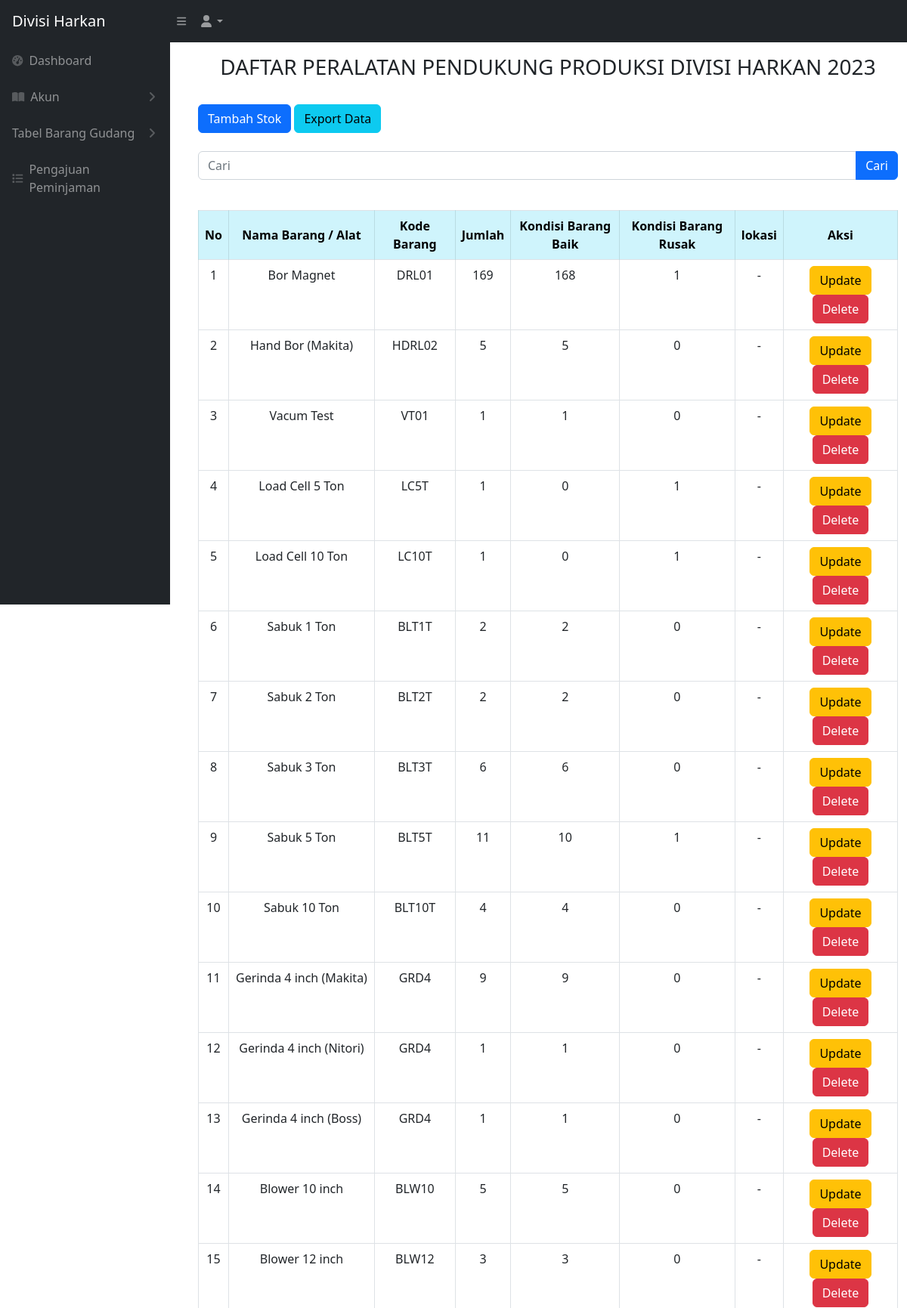
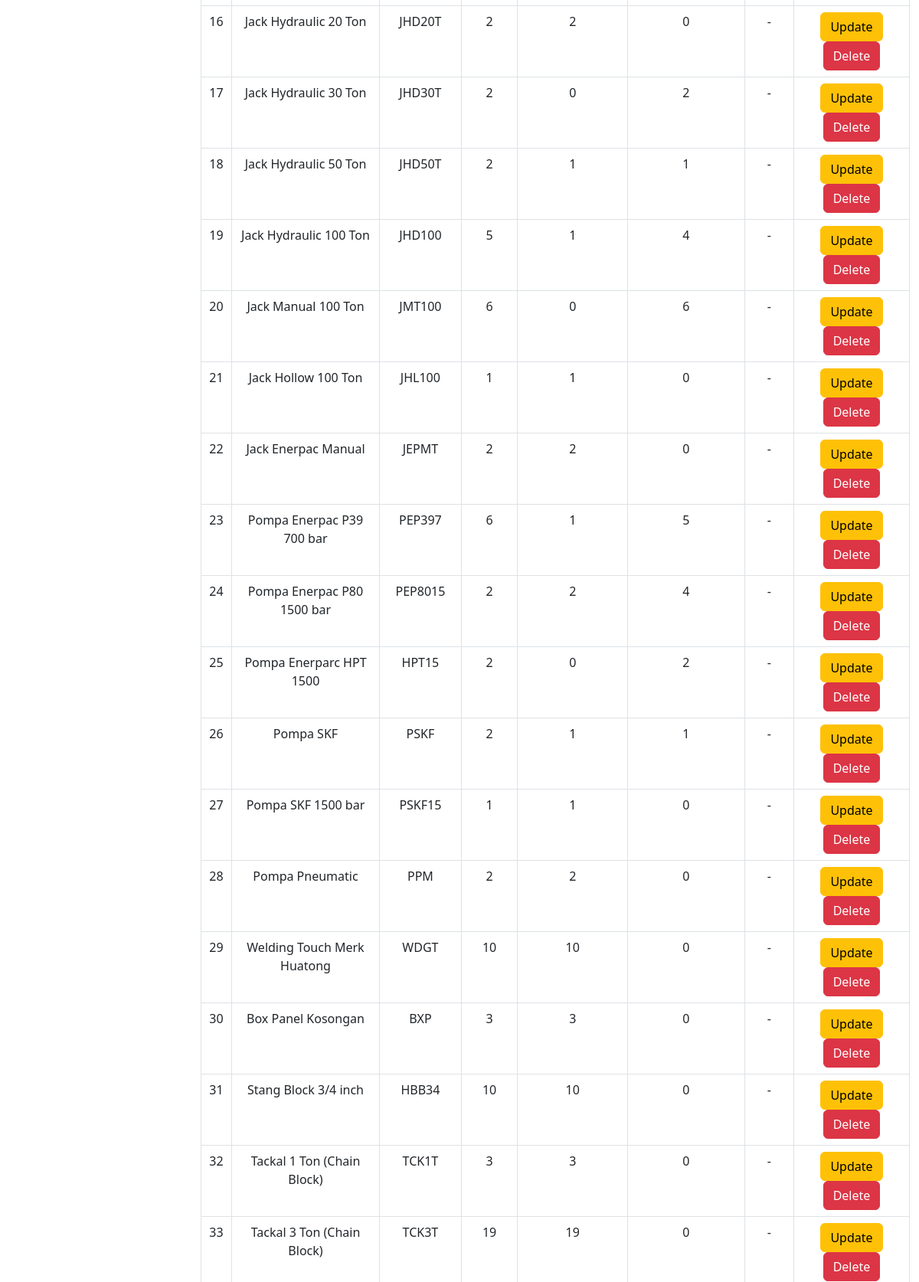
Page /alat_produksi.php (signed in, upper part) on the committed database (2 pictures, top to bottom).
### tables this page shows
CREATE TABLE `alat_produksi` (
  `idbarang` int(11) NOT NULL,
  `namabarang` varchar(512) NOT NULL,
  `kodebarang` varchar(100) NOT NULL,
  `kategoribarang` varchar(512) NOT NULL,
  `jumlah` int(11) NOT NULL,
  `baik` int(11) NOT NULL,
  `rusak` int(11) NOT NULL,
  `lokasi` varchar(512) NOT NULL,
  `kategori_id` int(11) NOT NULL
);

### alat_produksi.php (the view, shortened to what this page needs)
<?php
require 'controller/koneksi.php';
$query = "SELECT * FROM alat_produksi";
?>
<!DOCTYPE html>
<html lang="en">
<head>
    <link href="css/styles.css" rel="stylesheet" />
</head>
<?php include 'sidebar.php' ?>
<br>
<br>
<body>
    <main id="main-content" class="<?= isset($_GET['sidebarClosed']) ? '' : 'main-with-sidebar' ?>">
        <div class="container-fluid px-4">
            <h3 class="mt-4 text-center">DAFTAR PERALATAN PENDUKUNG PRODUKSI DIVISI HARKAN 2023</h3>
        </div>
        <br>
        <div class="container -fluid">
            <div class="card-mb-4">
                <button type="button" class="btn btn-primary" data-bs-toggle="modal" data-bs-target="#myModal">
                    Tambah Stok
                </button>
                <a href="export.php" class="btn btn-info">Export Data</a>
                <br>
                <br>
                <form action="alat_produksi.php" method="GET">
                    <div class="input-group mb-3">
                        <input type="text" value="" class="form-control" placeholder="Cari" name="cari">
                        <button type="submit" class="btn btn-primary">Cari</button>
                    </div>
                </form>
                <br>
                <div class="card-body">
                    <div class="table table-responsive">
                        <table class="table table-bordered" id="dataTable" width="100" cellspacing="0">
                            <thead>
                                <tr>
                                    <th class="table-info text-center align-middle">No</th>
                                    <th class="table-info text-center align-middle">Nama Barang / Alat</th>
                                    <th class="table-info text-center align-middle">Kode Barang</th>
                                    <th class="table-info text-center align-middle">Jumlah</th>
                                    <th class="table-info text-center align-middle">Kondisi Barang Baik</th>
                                    <th class="table-info text-center align-middle">Kondisi Barang Rusak</th>
                                    <th class="table-info text-center align-middle">lokasi</th>
                                    <th class="table-info text-center align-middle">Aksi</th>
                                </tr>
                            </thead>
                            <tbody>
                                <?php
                                $i = 1;
                                $ambilsemuadatabarang = mysqli_query($conn, $query);
                                while ($data = mysqli_fetch_array($ambilsemuadatabarang)) {
                                    $namabarang = $data['namabarang'];
                                    $kodebarang = $data['kodebarang'];
                                    $jumlah = $data['jumlah'];
                                    $barangbaik = $data['baik'];
                                    $barangrusak = $data['rusak'];
                                    $lokasi = $data['lokasi'];
                                    $idb = $data['idbarang'];
                                ?>
                                    <tr>
                                        <td style="text-align: center;"><?= $i++ ?></td>
                                        <td style="text-align: center;"><?= $namabarang ?></td>
                                        <td style="text-align: center;"><?= $kodebarang ?></td>
                                        <td style="text-align: center;"><?= $jumlah ?></td>
                                        <td style="text-align: center;"><?= $barangbaik ?></td>
                                        <td style="text-align: center;"><?= $barangrusak ?></td>
                                        <td style="text-align: center;"><?= $lokasi ?></td>
                                        <td style="text-align: center;">
                                            <button type="button" class="btn btn-warning" data-bs-toggle="modal" data-bs-target="#edit<?= $idb; ?>">
                                                Update
                                            </button>
                                            <button type="button" class="btn btn-danger" data-bs-toggle="modal" data-bs-target="#delete<?= $idb; ?>">
                                                Delete
                                            </button>
                                        </td>
                                    </tr>
                                <?php
                                };
                                ?>
                            </tbody>
                        </table>
    </main>
</body>
</html>

### rows in the picture
alat_produksi: namabarang "Bor Magnet", kodebarang "DRL01", jumlah "169", baik "168", rusak "1", lokasi "-"
alat_produksi: namabarang "Hand Bor (Makita)", kodebarang "HDRL02", jumlah "5", baik "5", rusak "0", lokasi "-"
alat_produksi: namabarang "Vacum Test", kodebarang "VT01", jumlah "1", baik "1", rusak "0", lokasi "-"
alat_produksi: namabarang "Load Cell 5 Ton", kodebarang "LC5T", jumlah "1", baik "0", rusak "1", lokasi "-"
alat_produksi: namabarang "Load Cell 10 Ton", kodebarang "LC10T", jumlah "1", baik "0", rusak "1", lokasi "-"
alat_produksi: namabarang "Sabuk 1 Ton", kodebarang "BLT1T", jumlah "2", baik "2", rusak "0", lokasi "-"
alat_produksi: namabarang "Sabuk 2 Ton", kodebarang "BLT2T", jumlah "2", baik "2", rusak "0", lokasi "-"
alat_produksi: namabarang "Sabuk 3 Ton", kodebarang "BLT3T", jumlah "6", baik "6", rusak "0", lokasi "-"
alat_produksi: namabarang "Sabuk 5 Ton", kodebarang "BLT5T", jumlah "11", baik "10", rusak "1", lokasi "-"
alat_produksi: namabarang "Sabuk 10 Ton", kodebarang "BLT10T", jumlah "4", baik "4", rusak "0", lokasi "-"
alat_produksi: namabarang "Gerinda 4 inch (Makita)", kodebarang "GRD4", jumlah "9", baik "9", rusak "0", lokasi "-"
alat_produksi: namabarang "Gerinda 4 inch (Nitori)", kodebarang "GRD4", jumlah "1", baik "1", rusak "0", lokasi "-"
alat_produksi: namabarang "Gerinda 4 inch (Boss)", kodebarang "GRD4", jumlah "1", baik "1", rusak "0", lokasi "-"
alat_produksi: namabarang "Blower 10 inch", kodebarang "BLW10", jumlah "5", baik "5", rusak "0", lokasi "-"
alat_produksi: namabarang "Blower 12 inch", kodebarang "BLW12", jumlah "3", baik "3", rusak "0", lokasi "-"
alat_produksi: namabarang "Jack Hydraulic 20 Ton", kodebarang "JHD20T", jumlah "2", baik "2", rusak "0", lokasi "-"
alat_produksi: namabarang "Jack Hydraulic 30 Ton", kodebarang "JHD30T", jumlah "2", baik "0", rusak "2", lokasi "-"
alat_produksi: namabarang "Jack Hydraulic 50 Ton", kodebarang "JHD50T", jumlah "2", baik "1", rusak "1", lokasi "-"
alat_produksi: namabarang "Jack Hydraulic 100 Ton", kodebarang "JHD100", jumlah "5", baik "1", rusak "4", lokasi "-"
alat_produksi: namabarang "Jack Manual 100 Ton", kodebarang "JMT100", jumlah "6", baik "0", rusak "6", lokasi "-"
alat_produksi: namabarang "Jack Hollow 100 Ton", kodebarang "JHL100", jumlah "1", baik "1", rusak "0", lokasi "-"
alat_produksi: namabarang "Jack Enerpac Manual", kodebarang "JEPMT", jumlah "2", baik "2", rusak "0", lokasi "-"
alat_produksi: namabarang "Pompa Enerpac P39 700 bar", kodebarang "PEP397", jumlah "6", baik "1", rusak "5", lokasi "-"
alat_produksi: namabarang "Pompa Enerpac P80 1500 bar", kodebarang "PEP8015", jumlah "2", baik "2", rusak "4", lokasi "-"
alat_produksi: namabarang "Pompa Enerparc HPT 1500", kodebarang "HPT15", jumlah "2", baik "0", rusak "2", lokasi "-"
alat_produksi: namabarang "Pompa SKF", kodebarang "PSKF", jumlah "2", baik "1", rusak "1", lokasi "-"
alat_produksi: namabarang "Pompa SKF 1500 bar", kodebarang "PSKF15", jumlah "1", baik "1", rusak "0", lokasi "-"
alat_produksi: namabarang "Pompa Pneumatic", kodebarang "PPM", jumlah "2", baik "2", rusak "0", lokasi "-"
alat_produksi: namabarang "Welding Touch Merk Huatong", kodebarang "WDGT", jumlah "10", baik "10", rusak "0", lokasi "-"
alat_produksi: namabarang "Box Panel Kosongan", kodebarang "BXP", jumlah "3", baik "3", rusak "0", lokasi "-"
alat_produksi: namabarang "Stang Block 3/4 inch", kodebarang "HBB34", jumlah "10", baik "10", rusak "0", lokasi "-"
alat_produksi: namabarang "Tackal 1 Ton (Chain Block)", kodebarang "TCK1T", jumlah "3", baik "3", rusak "0", lokasi "-"
alat_produksi: namabarang "Tackal 3 Ton (Chain Block)", kodebarang "TCK3T", jumlah "19", baik "19", rusak "0", lokasi "-"
